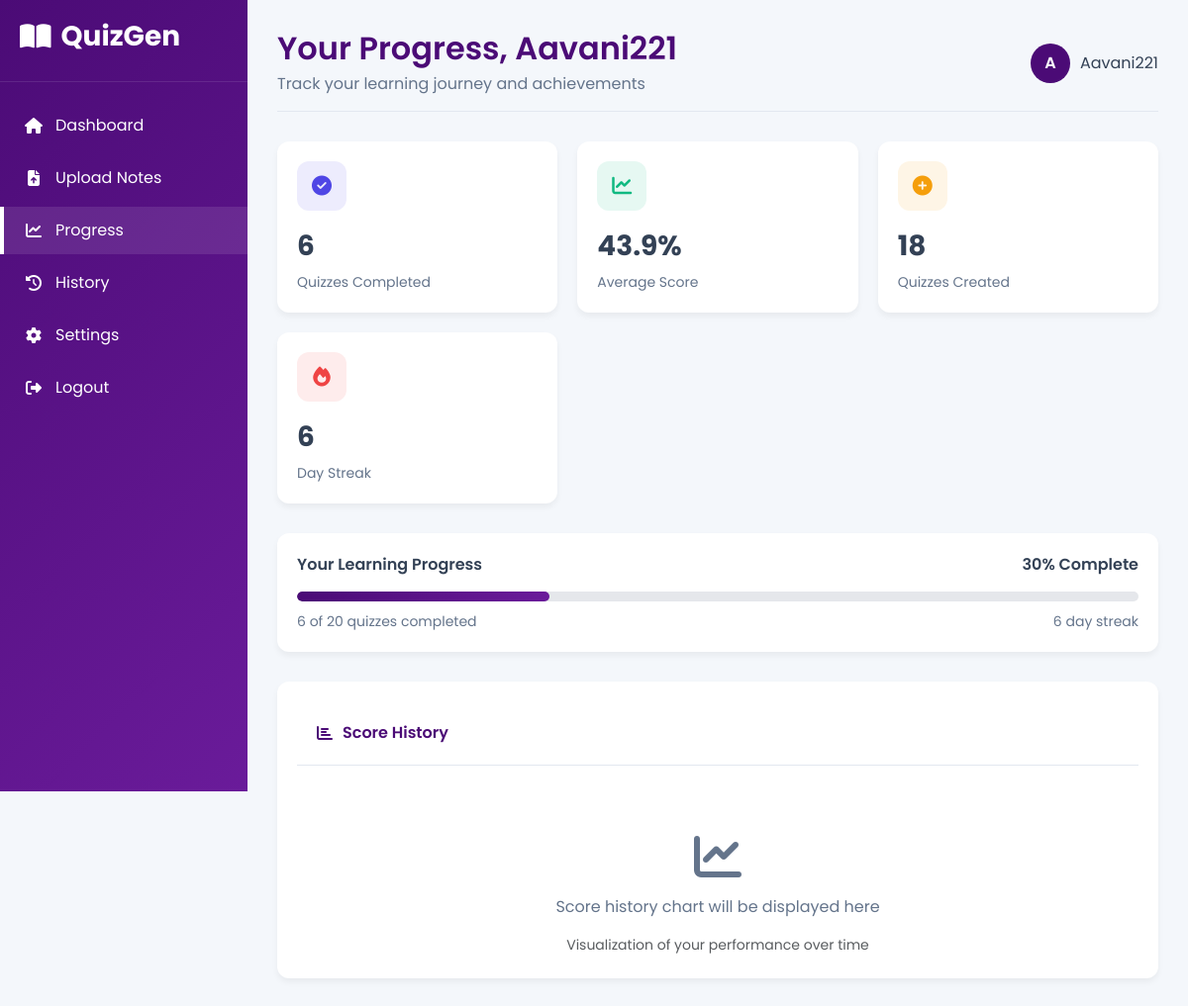
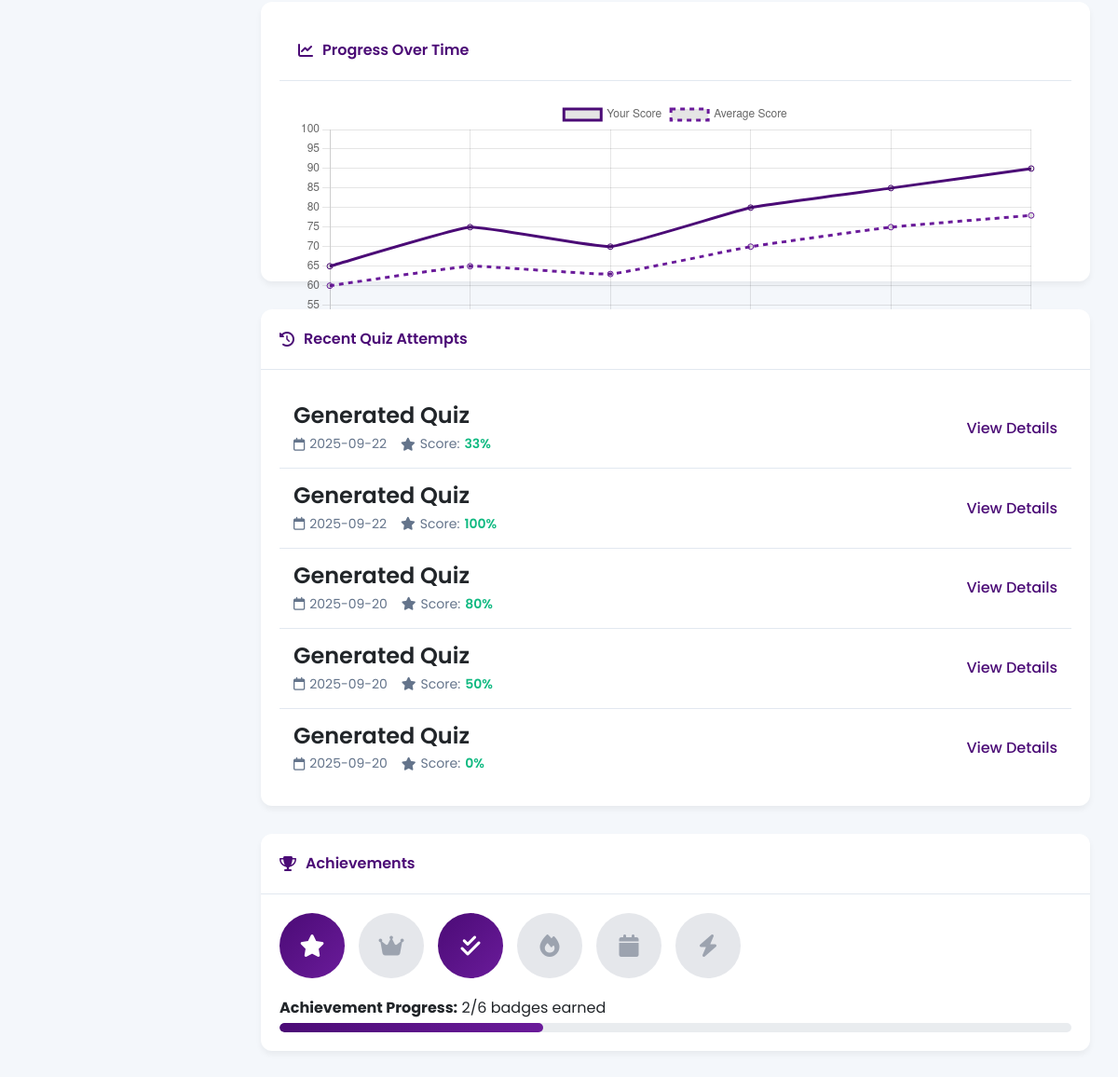
The page /progress (signed in) on the database its author committed (2 pictures, top to bottom).
### tables this page shows
CREATE TABLE quiz_attempts (
            id INTEGER PRIMARY KEY AUTOINCREMENT,
            user_id INTEGER NOT NULL,
            quiz_id INTEGER NOT NULL,
            score INTEGER NOT NULL,
            total_questions INTEGER NOT NULL,
            answers TEXT NOT NULL,
            completed_at TIMESTAMP DEFAULT CURRENT_TIMESTAMP,
            FOREIGN KEY (user_id) REFERENCES users (id),
            FOREIGN KEY (quiz_id) REFERENCES quizzes (id)
        );

CREATE TABLE quizzes (
            id INTEGER PRIMARY KEY AUTOINCREMENT,
            user_id INTEGER NOT NULL,
            title TEXT NOT NULL,
            context TEXT,
            generated_at TIMESTAMP DEFAULT CURRENT_TIMESTAMP,
            FOREIGN KEY (user_id) REFERENCES users (id)
        );

### app/routes.py (the view)
@routes.route("/progress")
@login_required
def progress():
    conn = get_db_connection()
    user_id = session['user_id']
    quizzes_completed = conn.execute(
        'SELECT COUNT(*) FROM quiz_attempts WHERE user_id = ?', (user_id,)
    ).fetchone()[0]
    avg_score_result = conn.execute(
        'SELECT AVG(score * 100.0 / total_questions) FROM quiz_attempts WHERE user_id = ?', (user_id,)
    ).fetchone()[0]
    average_score = round(avg_score_result, 1) if avg_score_result else 0
    quizzes_created = conn.execute(
        'SELECT COUNT(*) FROM quizzes WHERE user_id = ?', (user_id,)
    ).fetchone()[0]
    recent_attempts = conn.execute('''
        SELECT q.title, qa.score, qa.total_questions, qa.completed_at
        FROM quiz_attempts qa
        JOIN quizzes q ON qa.quiz_id = q.id
        WHERE qa.user_id = ?
        ORDER BY qa.completed_at DESC
        LIMIT 5
    ''', (user_id,)).fetchall()
    recent_quizzes = []
    for attempt in recent_attempts:
        recent_quizzes.append({
            'title': attempt['title'],
            'score': round((attempt['score'] / attempt['total_questions']) * 100),
            'date': attempt['completed_at'][:10]  # Just the date part
        })
    quizzes_goal = 20
    progress_percentage = min(100, round((quizzes_completed / quizzes_goal) * 100))
    days_streak = random.randint(1, 10)  # Placeholder
    achievements = {
        'first_quiz': quizzes_completed >= 1,
        'quiz_master': quizzes_completed >= 10,
        'perfect_score': any(attempt['score'] == attempt['total_questions'] for attempt in recent_attempts),
        'streak_7': days_streak >= 7,
        'streak_30': days_streak >= 30,
        'quick_learner': average_score >= 80,
        'earned': 0,
        'total': 6
    }
    achievements['earned'] = sum(1 for k, v in achievements.items() if v and k not in ['earned', 'total'])
    conn.close()
    stats = {
        'quizzes_completed': quizzes_completed,
        'average_score': average_score,
        'quizzes_created': quizzes_created,
        'progress_percentage': progress_percentage,
        'quizzes_goal': quizzes_goal,
        'days_streak': days_streak,
        'achievements': achievements
    }
    return render_template("progress.html", user=session['user'], stats=stats, recent_quizzes=recent_quizzes)

### app/routes.py (called while the page is built)
def get_db_connection():
    conn = sqlite3.connect('quizgen.db')
    conn.row_factory = sqlite3.Row
    return conn

def login_required(f):
    @wraps(f)
    def decorated_function(*args, **kwargs):
        if 'user_id' not in session:
            return redirect(url_for('routes.login'))
        return f(*args, **kwargs)
    return decorated_function

### templates/progress.html (shortened to what this page needs)
<!DOCTYPE html>
<html lang="en">
<head>
  <link href="https://cdn.jsdelivr.net/npm/bootstrap@5.3.0/dist/css/bootstrap.min.css" rel="stylesheet">
  <link rel="stylesheet" href="https://cdnjs.cloudflare.com/ajax/libs/font-awesome/6.4.0/css/all.min.css">
</head>
<body>
  <div class="dashboard-container">
    <div class="sidebar">
      <div class="sidebar-header">
        <h3><i class="fas fa-book-open"></i> QuizGen</h3>
      </div>
      <ul class="sidebar-menu">
        <li><a href="{{ url_for('routes.dashboard') }}"><i class="fas fa-home"></i> Dashboard</a></li>
        <li><a href="#" onclick="showSection('uploadSection')"><i class="fas fa-file-upload"></i> Upload Notes</a></li>
        <li><a href="{{ url_for('routes.progress') }}" class="active"><i class="fas fa-chart-line"></i> Progress</a></li>
        <li><a href="{{ url_for('routes.history') }}"><i class="fas fa-history"></i> History</a></li>
        <li><a href="{{ url_for('routes.settings') }}"><i class="fas fa-cog"></i> Settings</a></li>
        <li><a href="{{ url_for('routes.logout') }}"><i class="fas fa-sign-out-alt"></i> Logout</a></li>
      </ul>
    </div>
    <div class="main-content">
      <div class="header">
        <div class="welcome-text">
          <h2>Your Progress, {{ session['user'] }}</h2>
          <p>Track your learning journey and achievements</p>
        </div>
        <div class="user-info">
          <div class="user-avatar">{{ session['user'][0]|upper }}</div>
          <span>{{ session['user'] }}</span>
        </div>
      </div>
      <div class="stats-grid">
        <div class="stat-card">
          <div class="stat-icon quizzes">
            <i class="fas fa-check-circle"></i>
          </div>
          <div class="stat-value">{{ stats.quizzes_completed }}</div>
          <div class="stat-label">Quizzes Completed</div>
        </div>
        <div class="stat-card">
          <div class="stat-icon score">
            <i class="fas fa-chart-line"></i>
          </div>
          <div class="stat-value">{{ stats.average_score }}%</div>
          <div class="stat-label">Average Score</div>
        </div>
        <div class="stat-card">
          <div class="stat-icon created">
            <i class="fas fa-plus-circle"></i>
          </div>
          <div class="stat-value">{{ stats.quizzes_created }}</div>
          <div class="stat-label">Quizzes Created</div>
        </div>
        <div class="stat-card">
          <div class="stat-icon streak">
            <i class="fas fa-fire"></i>
          </div>
          <div class="stat-value">{{ stats.days_streak }}</div>
          <div class="stat-label">Day Streak</div>
        </div>
      </div>
      <div class="progress-container">
        <div class="progress-card">
          <div class="progress-title">
            <span>Your Learning Progress</span>
            <span>{{ stats.progress_percentage }}% Complete</span>
          </div>
          <div class="progress-bar-container">
            <div class="progress-bar" style="width: {{ stats.progress_percentage }}%"></div>
          </div>
          <div class="progress-info">
            <span>{{ stats.quizzes_completed }} of {{ stats.quizzes_goal }} quizzes completed</span>
            <span>{{ stats.days_streak }} day streak</span>
          </div>
        </div>
      </div>
      <div class="chart-container">
        <div class="card-header">
          <i class="fas fa-chart-bar"></i> Score History
        </div>
        <div class="chart-placeholder">
          <i class="fas fa-chart-line"></i>
          <p>Score history chart will be displayed here</p>
          <small class="text-muted">Visualization of your performance over time</small>
        </div>
      </div>
      <div class="chart-container">
    <div class="card-header">
        <i class="fas fa-chart-line"></i> Progress Over Time
    </div>
    <div class="card-body">
        <canvas id="progressChart" height="100"></canvas>
    </div>
</div>
      <div class="quiz-history">
        <div class="card">
          <div class="card-header">
            <i class="fas fa-history"></i> Recent Quiz Attempts
          </div>
          <div class="card-body">
            {% if recent_quizzes %}
              {% for quiz in recent_quizzes %}
                <div class="quiz-item">
                  <div class="quiz-info">
                    <h4>{{ quiz.title }}</h4>
                    <div class="quiz-meta">
                      <div class="quiz-date">
                        <i class="far fa-calendar"></i> {{ quiz.date }}
                      </div>
                      <div class="quiz-score">
                        <i class="fas fa-star"></i> Score: <span class="score-value">{{ quiz.score }}%</span>
                      </div>
                    </div>
                  </div>
                  <a href="#" class="view-quiz">View Details</a>
                </div>
              {% endfor %}
            {% else %}
              <p class="text-center text-muted">No quiz attempts yet. Complete your first quiz to see your progress here!</p>
            {% endif %}
          </div>
        </div>
      </div>
      <div class="card">
        <div class="card-header">
          <i class="fas fa-trophy"></i> Achievements
        </div>
        <div class="card-body">
          <div class="badges-container">
            <div class="badge {% if stats.achievements.first_quiz %}earned{% else %}locked{% endif %}">
              <i class="fas fa-star"></i>
            </div>
            <div class="badge {% if stats.achievements.quiz_master %}earned{% else %}locked{% endif %}">
              <i class="fas fa-crown"></i>
            </div>
            <div class="badge {% if stats.achievements.perfect_score %}earned{% else %}locked{% endif %}">
              <i class="fas fa-check-double"></i>
            </div>
            <div class="badge {% if stats.achievements.streak_7 %}earned{% else %}locked{% endif %}">
              <i class="fas fa-fire"></i>
            </div>
            <div class="badge {% if stats.achievements.streak_30 %}earned{% else %}locked{% endif %}">
              <i class="fas fa-calendar"></i>
            </div>
            <div class="badge {% if stats.achievements.quick_learner %}earned{% else %}locked{% endif %}">
              <i class="fas fa-bolt"></i>
            </div>
          </div>
          <div class="achievement-progress">
            <p class="mb-1"><strong>Achievement Progress:</strong> {{ stats.achievements.earned }}/{{ stats.achievements.total }} badges earned</p>
            <div class="progress" style="height: 10px;">
              <div class="progress-bar" style="width: {{ (stats.achievements.earned / stats.achievements.total) * 100 }}%"></div>
            </div>
          </div>
        </div>
      </div>
    </div>
  </div>
  <script>
    // Progress chart
    const ctx = document.getElementById('progressChart').getContext('2d');
    const progressChart = new Chart(ctx, {
        type: 'line',
        data: {
            labels: ['Week 1', 'Week 2', 'Week 3', 'Week 4', 'Week 5', 'Week 6'],
            datasets: [{
                label: 'Your Score',
                data: [65, 75, 70, 80, 85, 90],
                borderColor: '#4b0b76',
                tension: 0.1,
                fill: false
            }, {
                label: 'Average Score',
                data: [60, 65, 63, 70, 75, 78],
                borderColor: '#6a1b9a',
                borderDash: [5, 5],
                tension: 0.1,
                fill: false
            }]
        },
        options: {
            responsive: true,
            scales: {
                y: {
                    beginAtZero: false,
                    min: 50,
                    max: 100
                }
            }
        }
    });
    // Simple function to toggle sections if needed
    function showSection(sectionId) {
      // This function can be expanded if needed for the progress page
      console.log("Showing section: " + sectionId);
    }
    // Initialize tooltips
    document.addEventListener('DOMContentLoaded', function() {
      var tooltipTriggerList = [].slice.call(document.querySelectorAll('[data-bs-toggle="tooltip"]'))
      var tooltipList = tooltipTriggerList.map(function (tooltipTriggerEl) {
        return new bootstrap.Tooltip(tooltipTriggerEl)
      })
    });
  </script>
</body>
</html>

### rows shown on the page
quiz_attempts: title "Generated Quiz", date "2025-09-22", score "33"
quiz_attempts: title "Generated Quiz", date "2025-09-22", score "100"
quiz_attempts: title "Generated Quiz", date "2025-09-20", score "80"
quiz_attempts: title "Generated Quiz", date "2025-09-20", score "50"
quiz_attempts: title "Generated Quiz", date "2025-09-20", score "0"

### other values the page prints
{{ session['user'] }} "Aavani221"
{{ session['user'][0]|upper }} "A"
{{ stats.quizzes_completed }} "6"
{{ stats.average_score }} "43.9"
{{ stats.quizzes_created }} "18"
{{ stats.days_streak }} "6"
{{ stats.progress_percentage }} "30"
{{ stats.quizzes_goal }} "20"
{{ stats.achievements.earned }} "2"
{{ stats.achievements.total }} "6"
